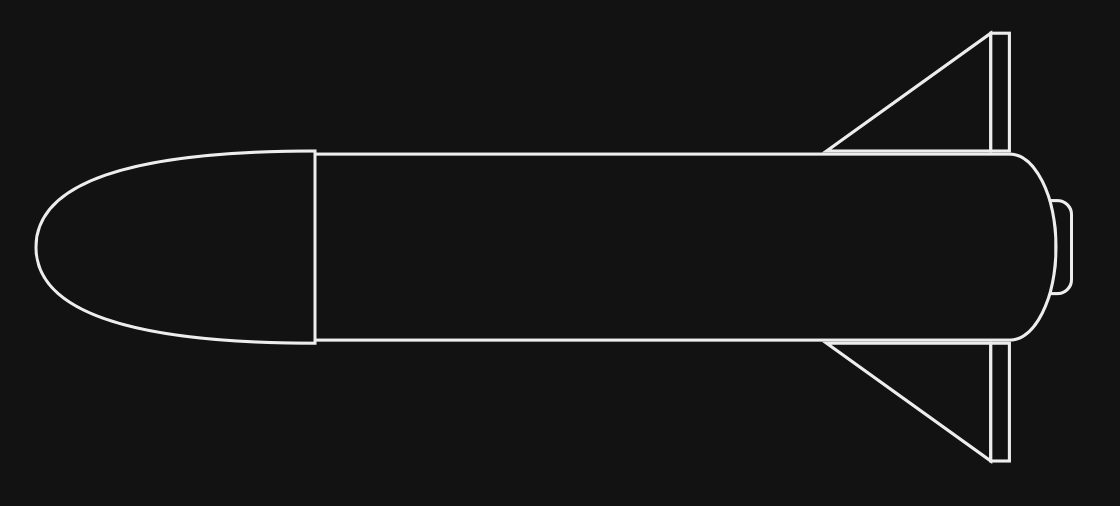
#> input picture img/rocket-model.png, 1120 x 506 px
$ jupyter execute cfd.ipynb
#> lines starting #> are read from the running program, lines starting #| are printed output that depends on the picture; after the words box and inside, x2 and y2 are one past the last pixel; in counts of white or black regions, pixels touching at a corner belong together
[cell 1]
import numpy as np
import matplotlib.pyplot as plt
from scipy.ndimage import gaussian_filter
from PIL import Image

[cell 2]
# grid and parameters
nx, ny = 512, 512 # grid size
Lx, Ly = 4.0, 4.0 # physical size
dx, dy = Lx / nx, Ly / ny # grid spacing
x = np.linspace(-Lx / 2, Lx / 2, nx)
y = np.linspace(-Ly / 2, Ly / 2, ny)
X, Y = np.meshgrid(x, y)

[cell 3]
# cylinder parameters
radius = 0.1
U_inf = 40.0 # free stream velocity

# velocity field (left to right)
u = np.ones((ny, nx)) * U_inf # x-velocity
v = np.zeros((ny, nx)) # y-velocity

# flow_angle = np.radians(30)
# u = np.ones((ny, nx)) * U_inf * np.cos(angle)  # x-velocity
# v = np.ones((ny, nx)) * U_inf * np.sin(angle)  # y-velocity

# mask for the cylinder
mask = (X**2 + Y**2) < radius**2

[cell 4]
# load and process the rocket image to create a mask
image_path = 'img/rocket-model.png'
image = Image.open(image_path).convert('L') # convert to grayscale
image_array = np.array(image)
threshold = 128
rocket_mask = image_array > threshold
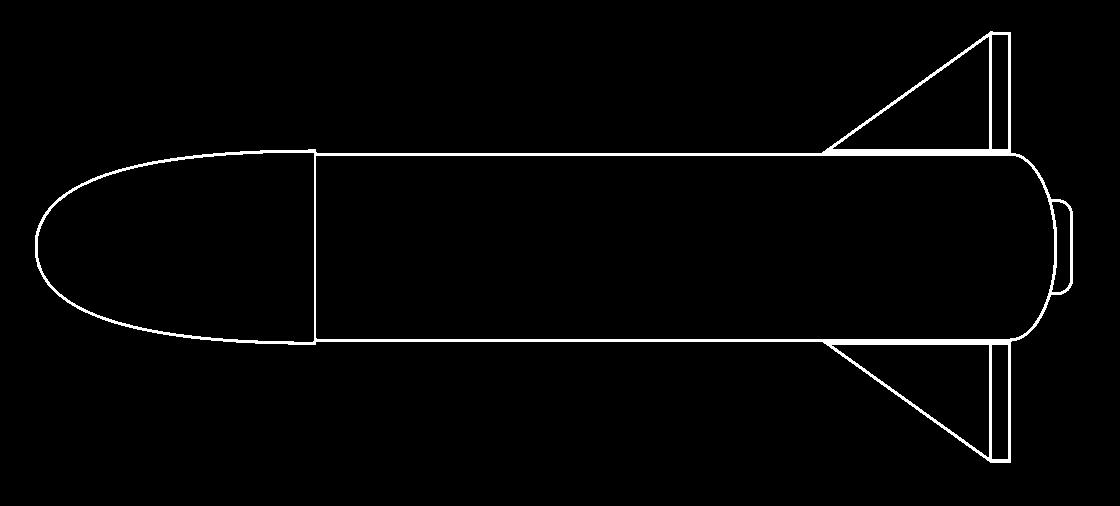
#> rocket_mask: shape (506, 1120) bool; 2.1% white; 1 white region, box (x1, y1, x2, y2) and area: (35, 31, 1073, 463) 11631

# target size for the rocket mask (smaller than the grid size)
target_size = (int(nx / 4), int(ny / 4))

# resize the mask
rocket_mask_full_size = Image.fromarray(rocket_mask).resize(target_size, Image.NEAREST)
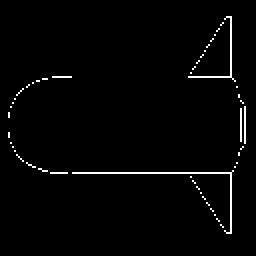
#> rocket_mask_full_size: PIL image 128x128 1 (shown 2 times larger); 1.9% white in thin lines or dots, all inside (x1, y1, x2, y2) = (4, 8, 123, 117)
rocket_mask_full_size = np.array(rocket_mask_full_size)

# create a larger mask and place the resized rocket mask in the center
rocket_mask_resized = np.zeros((ny, nx), dtype=bool)
y_offset = (ny - target_size[1]) // 2
x_offset = (nx - target_size[0]) // 2
rocket_mask_resized[y_offset:y_offset + target_size[1], x_offset:x_offset + target_size[0]] = rocket_mask_full_size
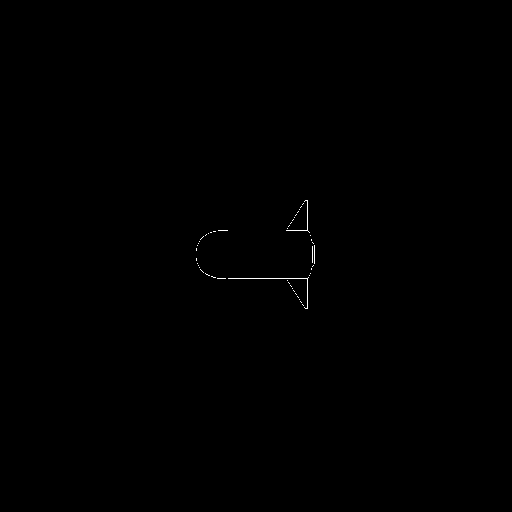
#> rocket_mask_resized: shape (512, 512) bool; 0.12% white in thin lines or dots, all inside (x1, y1, x2, y2) = (196, 200, 315, 309)

mask = rocket_mask_resized

[cell 5]
# time stepping parameters
dt = 0.00001 # time step size for higher temporal resolution
nt = 1000 # number of time steps
nu = 0.000015 # kinematic viscosity

[cell 6]
# apply boundary conditions
def apply_boundary_conditions(u, v):
    u[mask] = 0
    v[mask] = 0
    return u, v

[cell 7]
# time stepping
for _ in range(nt):
    # compute derivatives
    u_x = (np.roll(u, -1, axis=1) - np.roll(u, 1, axis=1)) / (2 * dx)
    u_y = (np.roll(u, -1, axis=0) - np.roll(u, 1, axis=0)) / (2 * dy)
    v_x = (np.roll(v, -1, axis=1) - np.roll(v, 1, axis=1)) / (2 * dx)
    v_y = (np.roll(v, -1, axis=0) - np.roll(v, 1, axis=0)) / (2 * dy)

    # laplacian
    laplacian_u = (np.roll(u, 1, axis=1) + np.roll(u, -1, axis=1) +
                   np.roll(u, 1, axis=0) + np.roll(u, -1, axis=0) - 4 * u) / (dx * dy)
    laplacian_v = (np.roll(v, 1, axis=1) + np.roll(v, -1, axis=1) +
                   np.roll(v, 1, axis=0) + np.roll(v, -1, axis=0) - 4 * v) / (dx * dy)

    # update velocity field
    u_new = u + dt * (-u * u_x - v * u_y + nu * laplacian_u)
    v_new = v + dt * (-u * v_x - v * v_y + nu * laplacian_v)

    # boundary conditions
    u, v = apply_boundary_conditions(u_new, v_new)

[cell 8]
# gaussian filter for smoothing
u_smoothed = gaussian_filter(u, sigma=1)

[cell 9]
# plot x-velocity field
plt.figure(figsize=(12, 8))
plt.contourf(X, Y, u_smoothed, 20, cmap='jet')
plt.colorbar(label='x-velocity')

# draw the cylinder
# circle = plt.Circle((0, 0), radius, color='white', alpha=1.0)
# plt.gca().add_artist(circle)
plt.contour(X, Y, rocket_mask_resized, colors='white', linewidths=0.5)
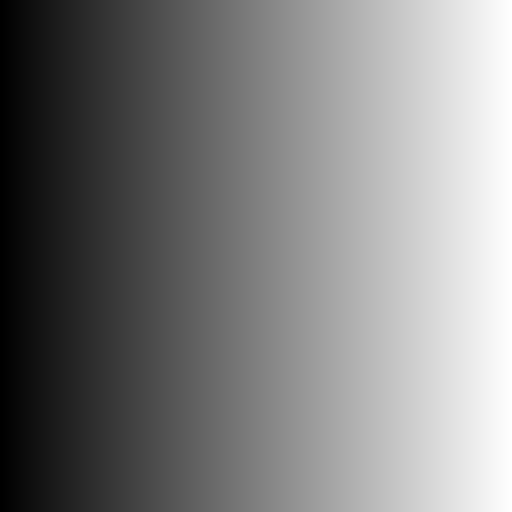
#> X: shape (512, 512) float64; min -2, max 2, mean -1.11e-16; drawn with min black and max white

# Draw the rocket
rocket_mask_display = np.ma.masked_where(~rocket_mask_resized, rocket_mask_resized)
plt.imshow(rocket_mask_display, extent=[-Lx/2, Lx/2, -Ly/2, Ly/2], cmap='gray', alpha=0.5)

# Plot the grid points
plt.scatter(X, Y, color='black', s=0.00005)  # Adjust 's' for point size if needed

plt.title('X-Velocity Field')
plt.xlabel('x')
plt.ylabel('y')
plt.axis('equal')
plt.show()
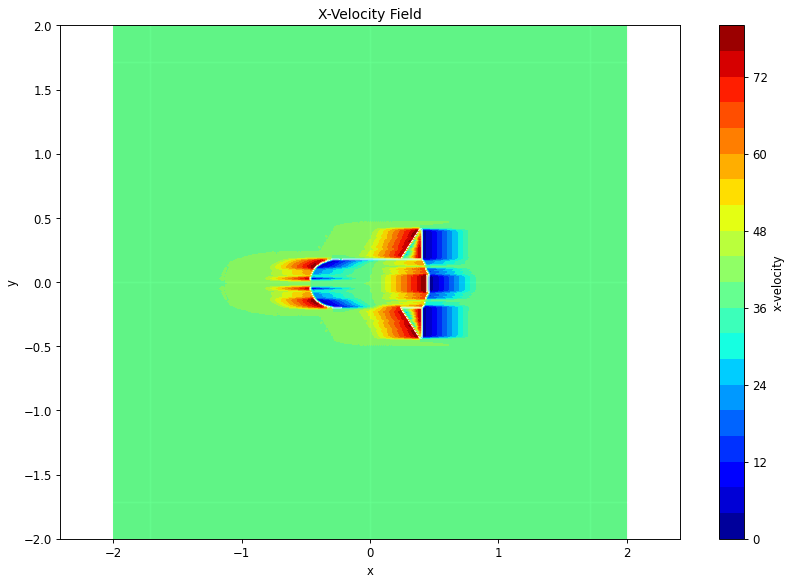
#> figure drawn by matplotlib, 2 panels

[cell 10]
# parameters
rho = 1.0 # density of the fluid (assumed constant)
P_inf = 1.0 # reference pressure (free-stream pressure)

[cell 11]
# calculate pressure field
P = P_inf + 0.5 * rho * (U_inf**2 - u**2 - v**2)

[cell 12]
# olot the pressure field
plt.figure(figsize=(12, 8))
plt.contourf(X, Y, P, 20, cmap='viridis')
plt.colorbar(label='Pressure')

# draw the rocket
rocket_mask_display = np.ma.masked_where(~rocket_mask_resized, rocket_mask_resized)
plt.imshow(rocket_mask_display, extent=[-Lx/2, Lx/2, -Ly/2, Ly/2], cmap='gray', alpha=0.5)

# plot the grid points
plt.scatter(X, Y, color='black', s=0.00005)  # Adjust 's' for point size if needed

plt.title('Pressure Field')
plt.xlabel('x')
plt.ylabel('y')
plt.axis('equal')
plt.show()
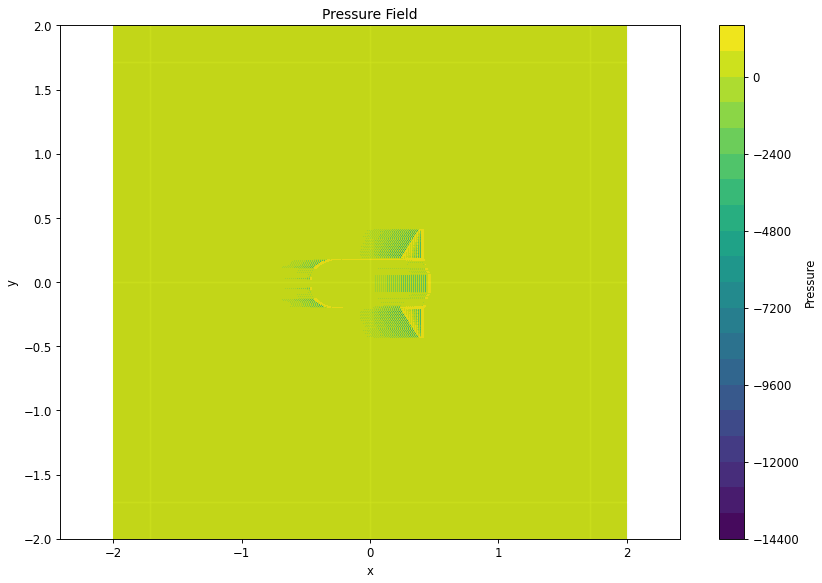
#> figure drawn by matplotlib, 2 panels
